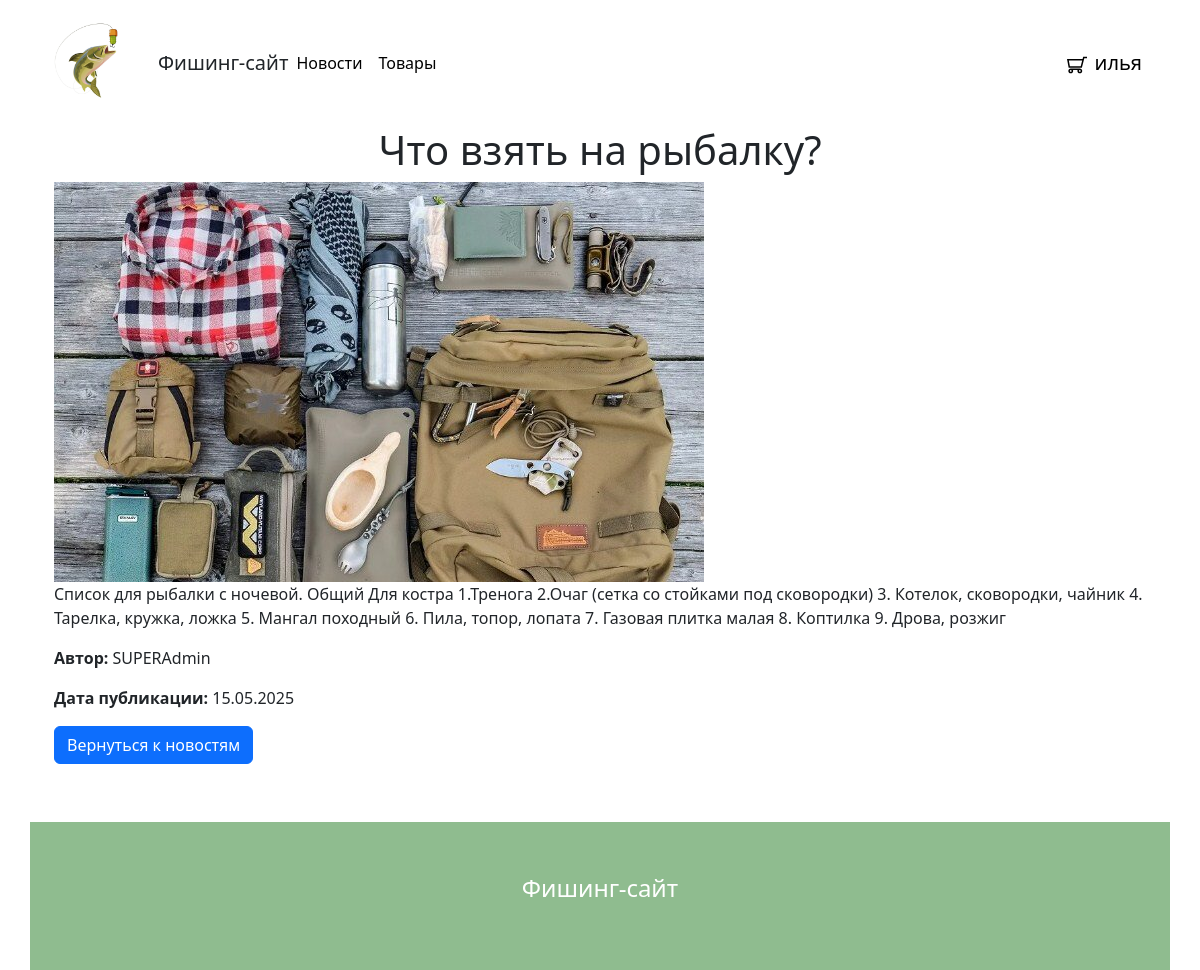
Page /news/7 (signed in) on the committed database.
### core/app/users/models.py (models this page shows, shortened)
class User(db.Model, UserMixin):
    __tablename__ = "users"
    id = sqlalchemy.Column(
        sqlalchemy.Integer,
        primary_key=True,
        autoincrement=True,
    )
    name = sqlalchemy.Column(
        sqlalchemy.String,
        nullable=True,
    )
    email = sqlalchemy.Column(
        sqlalchemy.String,
        index=True,
        unique=True,
        nullable=True,
    )
    role = db.Column(
        sqlalchemy.Enum(UserRole),
        default=UserRole.user,
        nullable=False,
    )
    hashed_password = sqlalchemy.Column(
        sqlalchemy.String,
        nullable=True,
    )
    created_date = sqlalchemy.Column(
        sqlalchemy.DateTime,
        default=datetime.datetime.now,
    )
    cart = db.relationship("Cart", back_populates="user", uselist=False)

### core/app/news/models.py (models this page shows)
class News(db.Model):
    __tablename__ = "news"
    id = db.Column(db.Integer, primary_key=True)
    title = db.Column(db.String(100), nullable=False)
    picture = db.Column(
        db.String(200),
        nullable=True,
    )
    text = db.Column(
        db.String(500),
        nullable=False,
    )
    author_id = db.Column(db.Integer, db.ForeignKey("users.id", name="author"))
    author = db.relationship(User)
    news_type = db.Column(
        sqlalchemy.Enum(NewsType),
        default=NewsType.regular,
    )
    is_published = db.Column(
        db.Boolean,
        nullable=False,
        default=True,
    )
    created_at = db.Column(db.DateTime, default=datetime.now)

### core/routes/news/routes.py (the view)
@news_bp.route("/news/<int:id>", methods=["GET"])
def get_news_item(id: int):
    news_item = NewsService.get_news_item(id)
    return render_template("news/news-item.html", news_item=news_item)

### core/app/news/services.py (called while the page is built)
    def get_news_item(id: int):
        news_item = db.session.query(News).get(id)
        return news_item

### core/routes/users/routes.py (called while the page is built)
@login_manager.user_loader
def load_user(user_id):
    return db.session.query(User).get(user_id)

### templates/news/news-item.html
{% extends "base.html" %}
{% block content %}
<div class="container">
    <div class="news-item">
        <h1 class="text-center">{{ news_item.title }}</h1>
        {% if news_item.picture %}
            <img src="../{{ news_item.picture }}" alt="{{ news_item.title }}" class="news_item.image img-fluid">
        {% endif %}
        <p class="news_item-text">{{ news_item.text }}</p>
        <p class="news_item-author"><span class="fw-bold">Автор:</span> {{ news_item.author.name }}</p>
        <p class="news_item-date"><span class="fw-bold">Дата публикации:</span> {{ news_item.created_at.strftime('%d.%m.%Y') }}</p>
        <div class="">
            <a href="/news/" class="btn btn-primary">Вернуться к новостям</a>
        </div>
    </div>
</div>
{% endblock %}

### templates/base.html (shortened to what this page needs)
<!doctype html>
<html lang="en">
<head>
    <link href="https://cdn.jsdelivr.net/npm/bootstrap@5.3.3/dist/css/bootstrap.min.css" rel="stylesheet"
>
    <link rel="stylesheet" href="/static/css/styles.css">
    <link rel="stylesheet" href="/static/css/forms.css">
    <link rel="stylesheet" href="/static/css/pagination.css">
    <link rel="stylesheet" href="/static/css/index.css">
</head>
<body>
<header>
    <nav class="navbar navbar-expand-lg">
        <div class="container">
            <div class="header_logo">
                <a class="navbar-brand" href="/"><img src="/static/img/icon.jpg" alt=""
                                                      style="width: 100px; height: 100px"></a>
                <h5>Фишинг-сайт</h5>
            </div>
            <div class="collapse navbar-collapse" id="navbarSupportedContent">
                <ul class="navbar-nav me-auto mb-2 mb-lg-0">
                    <li class="nav-item">
                        <a class="nav-link active" aria-current="page" href="/news">Новости</a>
                    </li>
                    <li class="nav-item">
                        <a class="nav-link active" aria-current="page" href="/products">Товары</a>
                    </li>
                </ul>
                <ul class="navbar-nav mb-2 mb-lg-0">
                    {% if current_user.is_authenticated %}
                    <a class="nav-link active" aria-current="page" href="/cart"><img src="../static/img/cart.svg" alt="Корзина" class="cart-image"></a>
                    <a class="navbar-brand" href="/logout">{{ current_user.name }}</a>
                    {% endif %}
                </ul>
            </div>
        </div>
    </nav>
</header>
<main role="main" class="container" style="min-height: 85vh;">
    {% block content %}{% endblock %}
</main>
<footer class="py-5 mt-3 footer container">
    <p class="text-center text-white fs-4">Фишинг-сайт</p>
</footer>
</body>
</html>

### static/css/styles.css (style rules this page uses)
.header_logo { display: flex; flex-direction: row; align-items: center }
.header_logo h5 { margin: 0 }
.footer { background-color: darkseagreen; }

### static/css/index.css (style rules this page uses)
.cart-image { max-width: 20px; max-height: 20px; }

### rows in the picture
User: name "илья"
News: title "Что взять на рыбалку?", picture (picture), text "Список для рыбалки с ночевой. Общий Для костра 1.Тренога 2.Очаг (сетка со стойками под сковородки) 3. Котелок, сковородки, чайник 4. Тарелка, кружка, ложка 5. Мангал походный 6. Пила, топор, лопата 7. Газовая плитка малая 8. Коптилка 9. Дрова, розжиг", created_at "15.05.2025"
User: author.name "SUPERAdmin"
